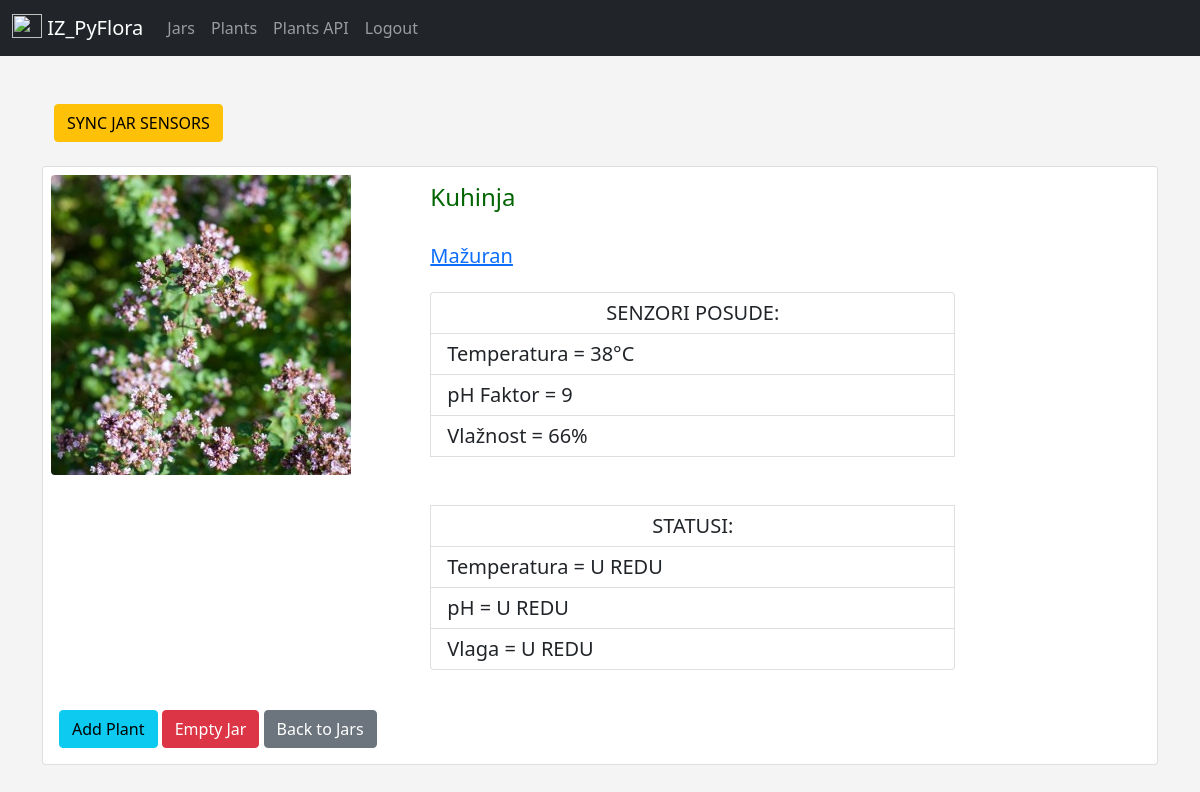
/jar_details/1 (signed in), run on an earlier commit of the app's database.
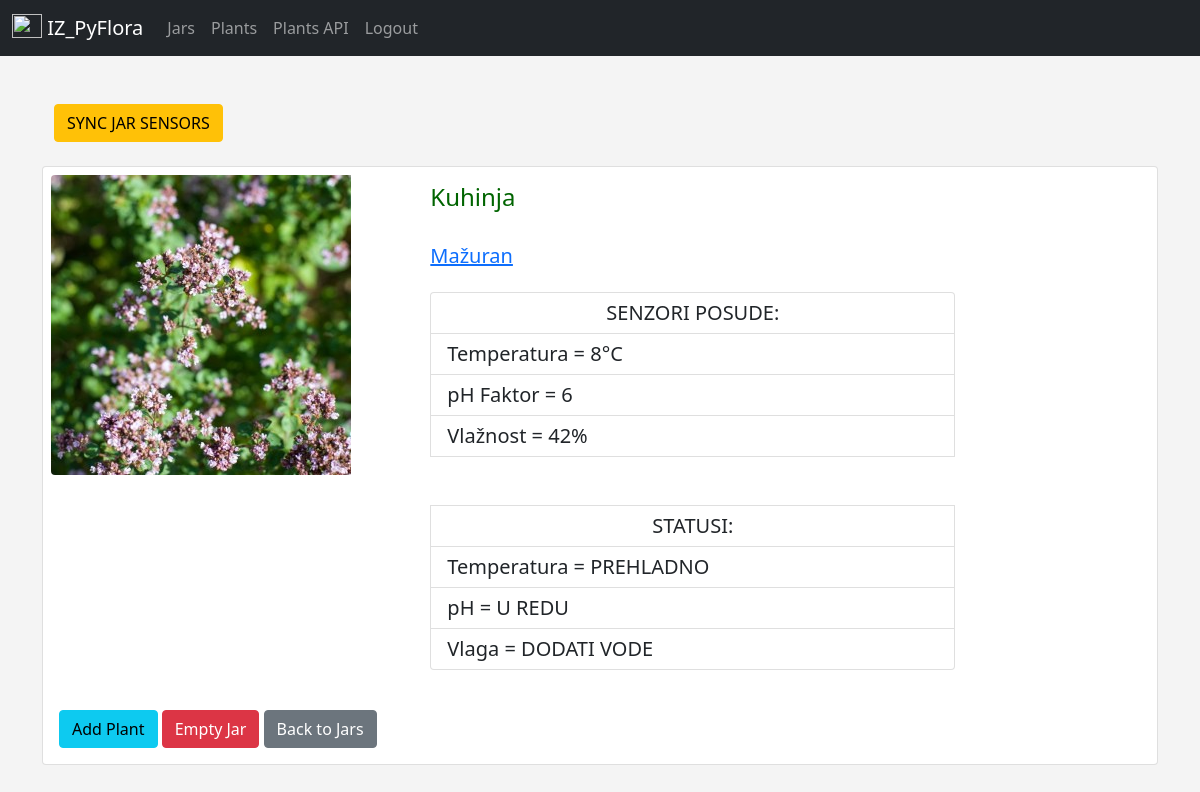
And on a later commit of the database.
### app/models.py (models this page shows, shortened)
class Jar(db.Model):
    id = db.Column(db.Integer, primary_key=True)
    name = db.Column(db.String(300), nullable=False, default='Lokacija')
    plant_name = db.Column(db.String(300), nullable=False, default='Plantless')
    photo = db.Column(db.String(300), nullable=False, default='default.jpg')
    temperature = db.Column(db.Integer, nullable=False, default=10)
    phf = db.Column(db.Integer, nullable=False, default=7)
    humidity = db.Column(db.Integer, nullable=False, default=44)

### app/routes.py (the view)
@app.route('/jar_details/<int:jar_id>')
@login_required
def jar_details(jar_id):
    jar = Jar.query.get(jar_id)
    plant = Plant.query.filter_by(name=jar.plant_name).first()
    return render_template('jars/jar_details.html',
                            jar = jar,
                            plant = plant)

### app/models.py (called while the page is built)
@login_manager.user_loader
def load_user(user_id):
    return User.query.get(int(user_id))

### app/templates/jars/jar_details.html (shortened to what this page needs)
{% extends 'layout.html' %}
{% block content %}
<div class="container-sm">
    <a href="{{ url_for('sync_jar', jar_id=jar.id) }}" class="btn btn-warning">SYNC JAR SENSORS</a>
</div>
<br>
<div class="card mb-1" style="max-width: 1200px;">
    <div class="row g-0">
        <div class="col-md-4">
            <img src="{{ url_for('static', filename='pics/' + jar.photo) }}" class="img-fluid rounded-start m-2 max-width-300 max-height-300" alt="...">
        </div>
        <div class="col-md-6">
            <div class="card-body">
                <h4 class="card-title">{{ jar.name|capitalize }}</h4>
                <br>
                {% if plant %}
                    <a href="{{ url_for('plant_details', plant_id=plant.id, plant_name=plant.name) }}" target="_blank">
                        <h5>{{ plant.name }}
                    </a>
                {% else %}
                    <h5>Plantless</h5>
                {% endif %}
                <br><br>
                <ul class="list-group">
                    <li class="list-group-item text-center">SENZORI POSUDE:</li>
                    <li class="list-group-item">Temperatura = {{ jar.temperature }}°C</li>
                    <li class="list-group-item">pH Faktor = {{ jar.phf }}</li>
                    <li class="list-group-item">Vlažnost = {{ jar.humidity }}%</li>
                    <br><br>
                    <li class="list-group-item text-center">STATUSI:</li>
                    {% if jar.plant_name != 'Plantless' %}
                    {% if jar.temperature < plant.temperature %}
                        <li class="list-group-item">Temperatura = PREHLADNO</li>
                    {% else %}
                        <li class="list-group-item">Temperatura = U REDU</li>
                    {% endif %}
                    {% if jar.phf < plant.phf %}
                        <li class="list-group-item">pH = DODATI SUPSTRAT</li>
                    {% else %}
                        <li class="list-group-item">pH = U REDU</li>
                    {% endif %}
                    {% if jar.humidity < plant.humidity %}
                        <li class="list-group-item">Vlaga = DODATI VODE</li>
                    {% else %}
                        <li class="list-group-item">Vlaga = U REDU</li>
                    {% endif %}
                {% else %}
                    <li class="list-group-item">Temperatura = Offline</li>
                    <li class="list-group-item">pH = Offline</li>
                    <li class="list-group-item">Vlaga = Offline</li>
                {% endif %}
                </ul>
            </div>
        </div>
    </div>
    <div class="card-body">
        <a href="{{ url_for('add_plant', jar_id=jar.id) }}" class="btn btn-info">Add Plant</a>
        {% include 'modal_empty.html' %}
        <a href="{{ url_for('jars')}}" class="btn btn-secondary">Back to Jars</a>
    </div>
</div>
{% endblock %}

What changed in the data, as far as the page shows it:
changed Jar "Kuhinja": temperature "38" → "8"; phf "9" → "6"; humidity "66" → "42"
Also different on the page:
text no longer shown: "Temperatura = U REDU Vlaga = U REDU"
text now shown: "Temperatura = PREHLADNO Vlaga = DODATI VODE"
